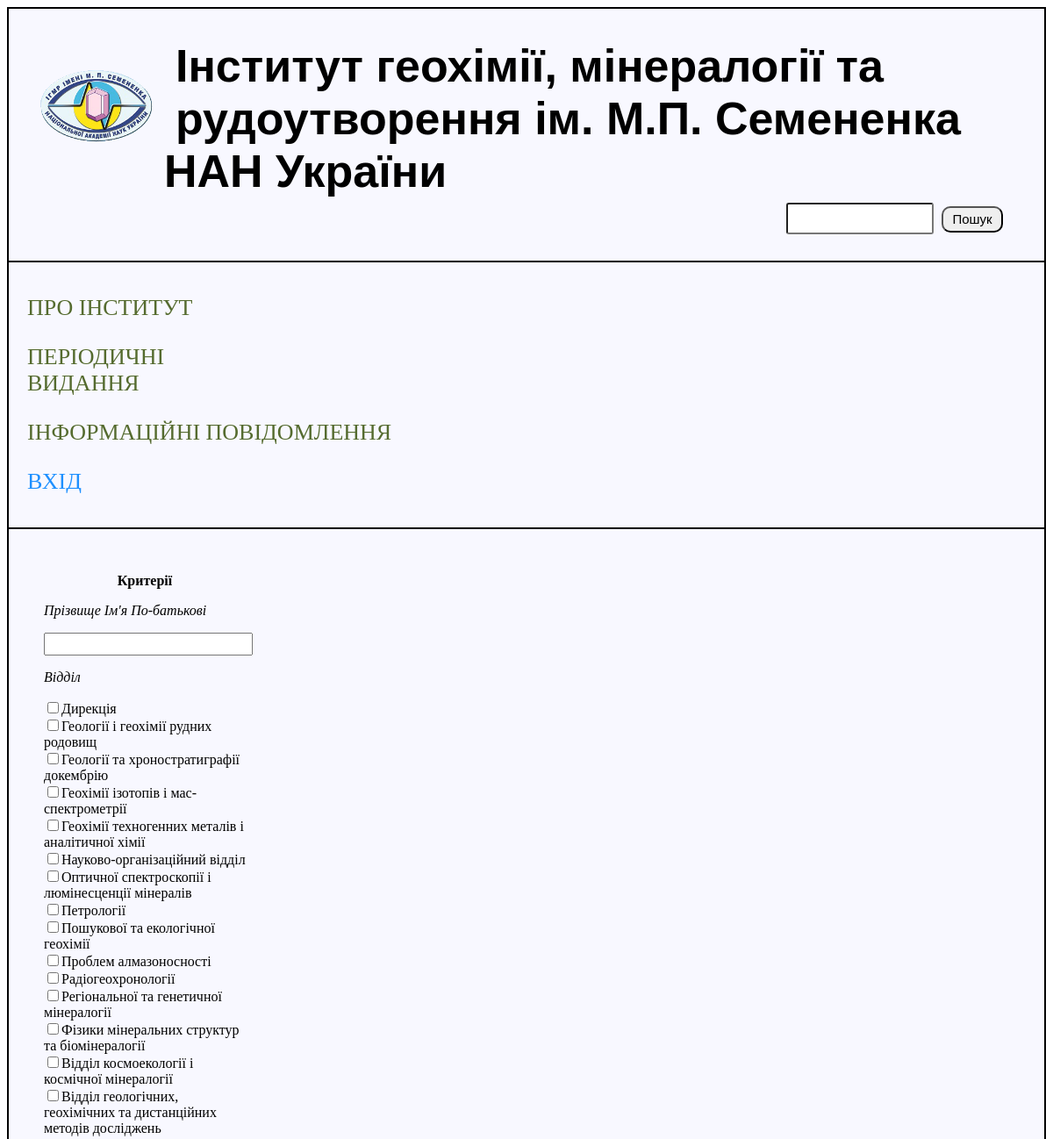
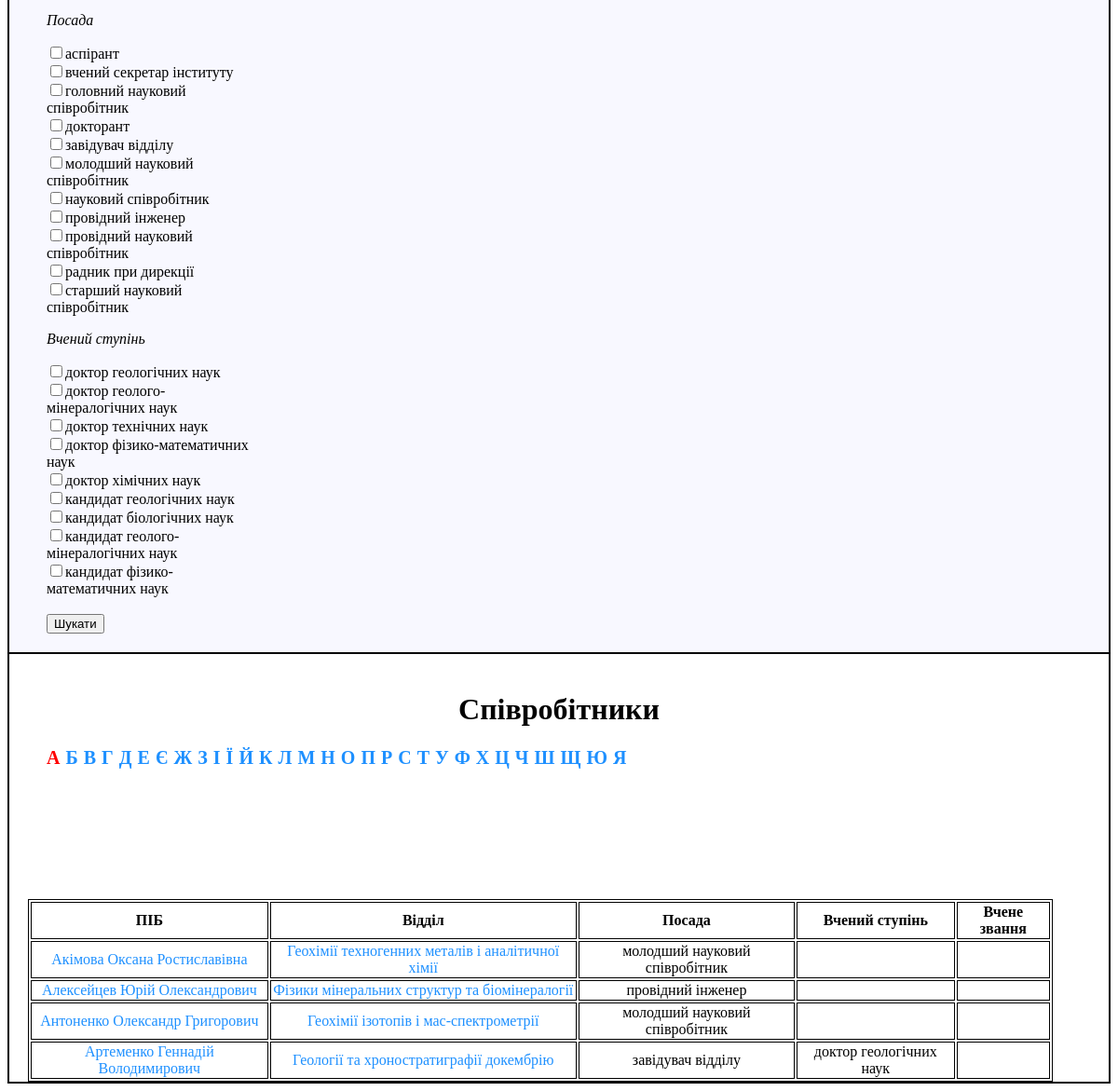
/employees_A.php, run on the app's committed database (2 pictures, top to bottom).
### tables this page shows
CREATE TABLE `categories` (
  `id` tinyint(3) NOT NULL,
  `name` varchar(255) NOT NULL,
  `parent_id` tinyint(4) NOT NULL DEFAULT '0',
  `main` longtext NOT NULL,
  `p_a` varchar(255) NOT NULL
);

CREATE TABLE `posts` (
  `pos_id` int(11) NOT NULL,
  `post` varchar(255) NOT NULL
);

CREATE TABLE `academic_degrees` (
  `st_id` int(11) NOT NULL,
  `degree` varchar(255) NOT NULL
);

CREATE TABLE `employees` (
  `pid` int(11) NOT NULL,
  `PIB` varchar(255) NOT NULL,
  `section` varchar(255) NOT NULL,
  `post` varchar(255) NOT NULL,
  `degree` varchar(255) NOT NULL,
  `status` varchar(255) NOT NULL,
  `vid_id` int(11) NOT NULL,
  `pos_id` int(11) NOT NULL,
  `st_id` int(11) NOT NULL,
  `stat_id` int(11) NOT NULL,
  `visible` int(1) NOT NULL
);

### include/block-parametr.php (the view, shortened to what this page needs)
<div id="block-parametr">
	<p class="search-title">Критерії</p>
	<form method="get" action="search_filter.php">
		<p class="category">Прізвище Ім'я По-батькові</p>
		<input type="text" name="pib" class="i">
		<p class="category">Відділ</p>
		<?php
		$result = mysql_query("SELECT * FROM categories WHERE parent_id='0'",$link);
 If (mysql_num_rows($result) > 0)
{
$row = mysql_fetch_array($result);
  do
 {
 $viddil = "";
  echo '
<input '.$viddil.' type="checkbox" name="viddil[]" value="'.$row["id"].'" id="viddil'.$row["id"].'" /><label for="viddil'.$row["id"].'">'.$row["name"].'</label><br>
  ';
 }
  while ($row = mysql_fetch_array($result));
}
?>
		<p class="category">Посада</p>
				<?php
		$result = mysql_query("SELECT * FROM posts",$link);
 If (mysql_num_rows($result) > 0)
{
$row = mysql_fetch_array($result);
  do
 {
 $posada = "";
  echo '
<input '.$posada.' type="checkbox" name="posada[]" value="'.$row["pos_id"].'" id="post'.$row["pos_id"].'" /><label for="post'.$row["pos_id"].'">'.$row["post"].'</label><br>
  ';
 }
  while ($row = mysql_fetch_array($result));
}
?>
		<p class="category">Вчений ступінь</p>
				<?php
		$result = mysql_query("SELECT * FROM academic_degrees",$link);
 If (mysql_num_rows($result) > 0)
{
$row = mysql_fetch_array($result);
  do
 {
 $stupiny = "";
  echo '
<input '.$stupiny.' type="checkbox" name="stupiny[]" value="'.$row["st_id"].'" id="stupiny'.$row["st_id"].'" /><label for="stupiny'.$row["st_id"].'">'.$row["degree"].'</label><br>
  ';
 }
  while ($row = mysql_fetch_array($result));
}
?>
<br>
		<input type="submit" name="submit_search" value="Шукати">
	</form>
</div>

### employees_A.php (shortened to what this page needs)
<?php
	include("include/db_connect.php");
?>
<!DOCTYPE html>
<html>
<head>
	<link rel="stylesheet" type="text/css" href="css/style.css">
	<link rel="stylesheet" type="text/css" href="css/reset.css">
</head>
<body>
	<div id="block-body">
	<header id="head">
		<div id="block-header">
			<?php
				include("include/block-header.php");
			?>
		</div>
	</header>
	<div id="block-left">
		<?php
			include("include/block-left.php");
		?>
	</div>
	<div id="block-right">
		<?php
			include("include/block-parametr.php");
		?>
	</div>
	<div id="block-content">
		<h1>Співробітники</h1>
		<table id="table">
 			<thead>
	 		 	<tr>
	 				<th>ПІБ</th>
	 				<th>Відділ</th>
	 				<th>Посада</th>
	 				<th>Вчений ступінь</th>
	 				<th>Вчене звання</th>
	 			</tr>
 			</thead>
 			<tbody>
 				<ul class="letter">
 							<li><a href="employees_A.php" class="red">А</a></li>
 							<li><a href="employees_B.php">Б</a></li>
 							<li><a href="employees_V.php">В</a></li>
 							<li><a href="employees_G.php">Г</a></li>
 							<li><a href="employees_D.php">Д</a></li>
 							<li><a href="employees_E.php">Е</a></li>
 							<li><a href="employees_Ye.php">Є</a></li>
 							<li><a href="employees_Zh.php">Ж</a></li>
 							<li><a href="employees_Z.php">З</a></li>
 							<li><a href="employees_I.php">І</a></li>
 							<li><a href="employees_Yi.php">Ї</a></li>
 							<li><a href="employees_Y.php">Й</a></li>
 							<li><a href="employees_K.php">К</a></li>
 							<li><a href="employees_L.php">Л</a></li>
 							<li><a href="employees_M.php">М</a></li>
 							<li><a href="employees_N.php">Н</a></li>
 							<li><a href="employees_O.php">О</a></li>
 							<li><a href="employees_P.php">П</a></li>
 							<li><a href="employees_R.php">Р</a></li>
 							<li><a href="employees_S.php">С</a></li>
 							<li><a href="employees_T.php">Т</a></li>
 							<li><a href="employees_U.php">У</a></li>
 							<li><a href="employees_F.php">Ф</a></li>
 							<li><a href="employees_H.php">Х</a></li>
 							<li><a href="employees_Ts.php">Ц</a></li>
 							<li><a href="employees_Ch.php">Ч</a></li>
 							<li><a href="employees_Sh.php">Ш</a></li>
 							<li><a href="employees_Shch.php">Щ</a></li>
 							<li><a href="employees_Yu.php">Ю</a></li>
 							<li><a href="employees_Ya.php">Я</a></li>
 				</ul>
		<?php
			$result = mysql_query("SELECT * FROM employees, categories WHERE PIB LIKE 'А%' AND employees.section=categories.name AND employees.visible='1'",$link);
	 				if (mysql_num_rows($result) > 0)
					{
 						$row = mysql_fetch_array($result);
 					do
 					{
 						echo
 						'
 						<tr>
 							<td><a href="view_employee.php?pid='.$row["pid"].'&PIB='.$row["PIB"].'">'.$row["PIB"].'</a></td>
 							<td><a href="view_section.php?id='.$row["id"].'">'.$row["section"].'</a></td>
 							<td>'.$row["post"].'</td>
 							<td>'.$row["degree"].'</td>
 							<td>'.$row["status"].'</td>
 						</tr>
 						';
 					}
    				while ($row = mysql_fetch_array($result));
				}
	 			?>
			</tbody>
 		</table>
	</div>
	</div>
</body>
</html>

### css/style.css (style rules this page uses)
#block-body { background-color: #F8F8FF; max-width: 100%; margin: 0 auto; border: 1px solid; }
header { max-width: 100%; border: 1px solid; }
#block-content { border: 1px solid; background-color: white; }
#block-content h1 { text-align: center; padding-top: 20px; }
#table { margin-top: 100px; margin-left: 20px; margin-right: 60px; text-align: center; }
#table, #table tr, #table th, #table td, #table-1, #table-1 tr, #table-1 td { border: 1px solid; }
#block-content ul li { display: inline-block; margin-bottom: 40px; }
#block-parametr { width: 230px; height: auto; margin-top: 30px; margin-left: 20px; display: block; }
.search-title { text-align: center; font-weight: bold; }
.category { font-style: italic; }
.i { height: 20px; width: 230px; }
.letter > li > a { font-size: 20px; font-weight: bold; margin-right: 2px; }
.letter > li > a:active, .red { color: red; }
#block-left { border: 1px solid; text-align: left; padding: 11px; }
#block-right { border: 1px solid; padding: 20px; }

### data on the page
categories: name "Дирекція"
categories: name "Геології і геохімії рудних родовищ"
categories: name "Геології та хроностратиграфії докембрію"
categories: name "Геохімії ізотопів і мас-спектрометрії"
categories: name "Геохімії техногенних металів і аналітичної хімії"
categories: name "Науково-організаційний відділ"
categories: name "Оптичної спектроскопії і люмінесценції мінералів"
categories: name "Петрології"
categories: name "Пошукової та екологічної геохімії"
categories: name "Проблем алмазоносності"
categories: name "Радіогеохронології"
categories: name "Регіональної та генетичної мінералогії"
categories: name "Фізики мінеральних структур та біомінералогії"
categories: name "Відділ космоекології і космічної мінералогії"
categories: name "Відділ геологічних, геохімічних та дистанційних методів досліджень"
posts: post "аспірант"
posts: post "вчений секретар інституту"
posts: post "головний науковий співробітник"
posts: post "докторант"
posts: post "завідувач відділу"
posts: post "молодший науковий співробітник"
posts: post "науковий співробітник"
posts: post "провідний інженер"
posts: post "провідний науковий співробітник"
posts: post "радник при дирекції"
posts: post "старший науковий співробітник"
academic_degrees: degree "доктор геологічних наук"
academic_degrees: degree "доктор геолого-мінералогічних наук"
academic_degrees: degree "доктор технічних наук"
academic_degrees: degree "доктор фізико-математичних наук"
academic_degrees: degree "доктор хімічних наук"
academic_degrees: degree "кандидат геологічних наук"
academic_degrees: degree "кандидат біологічних наук"
academic_degrees: degree "кандидат геолого-мінералогічних наук"
academic_degrees: degree "кандидат фізико-математичних наук"
employees: PIB "Акімова Оксана Ростиславівна", section "Геохімії техногенних металів і аналітичної хімії", post "молодший науковий співробітник"
employees: PIB "Алексейцев Юрій Олександрович", section "Фізики мінеральних структур та біомінералогії", post "провідний інженер"
employees: PIB "Антоненко Олександр Григорович", section "Геохімії ізотопів і мас-спектрометрії", post "молодший науковий співробітник"
employees: PIB "Артеменко Геннадій Володимирович", section "Геології та хроностратиграфії докембрію", post "завідувач відділу", degree "доктор геологічних наук"
